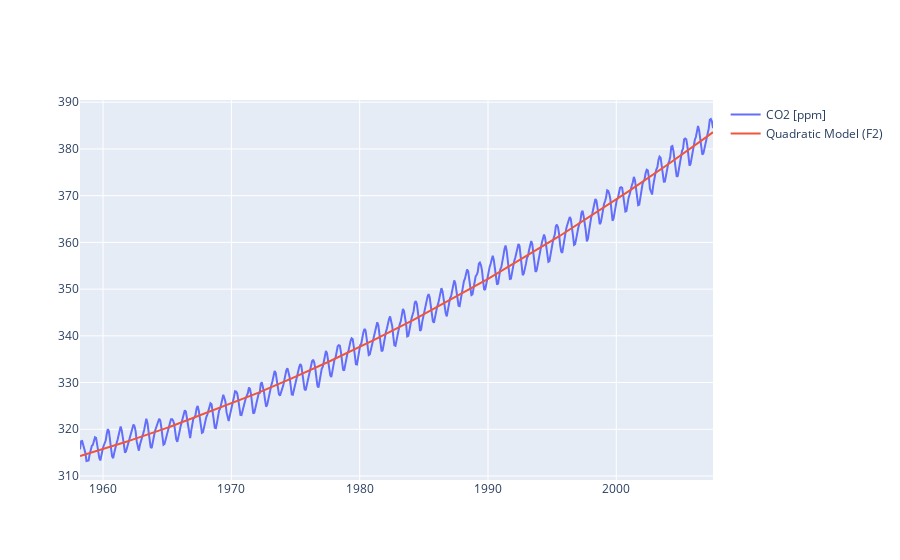

This figure's notebook cell:
### Code cell
fig = go.Figure()
fig.add_trace(
    go.Scatter(
        x = train_frame.date_decimal,
        y = train_frame['CO2_[ppm]'],
        name='CO2 [ppm]'
    )
)
fig.add_trace(
    go.Scatter(
        x = train_frame.date_decimal,
        y = train_frame['CO2_[ppm]_quadratic_model'],
        name='Quadratic Model (F2)'
    )
)
fig.show()

### Figure 1 — Plotly figure (JSON) as saved in the notebook; plotly's stock layout.template omitted (floating-point values rounded to 4 significant figures; data arrays with more than 128 entries replaced by an {"elided": "..."} marker saying what was removed)
{"data": [{"name": "CO2 [ppm]", "type": "scatter", "x": {"elided": "588 float values"}, "y": {"elided": "588 float values"}}, {"name": "Quadratic Model (F2)", "type": "scatter", "x": {"elided": "588 float values"}, "y": {"elided": "588 float values"}}], "layout": {}}
